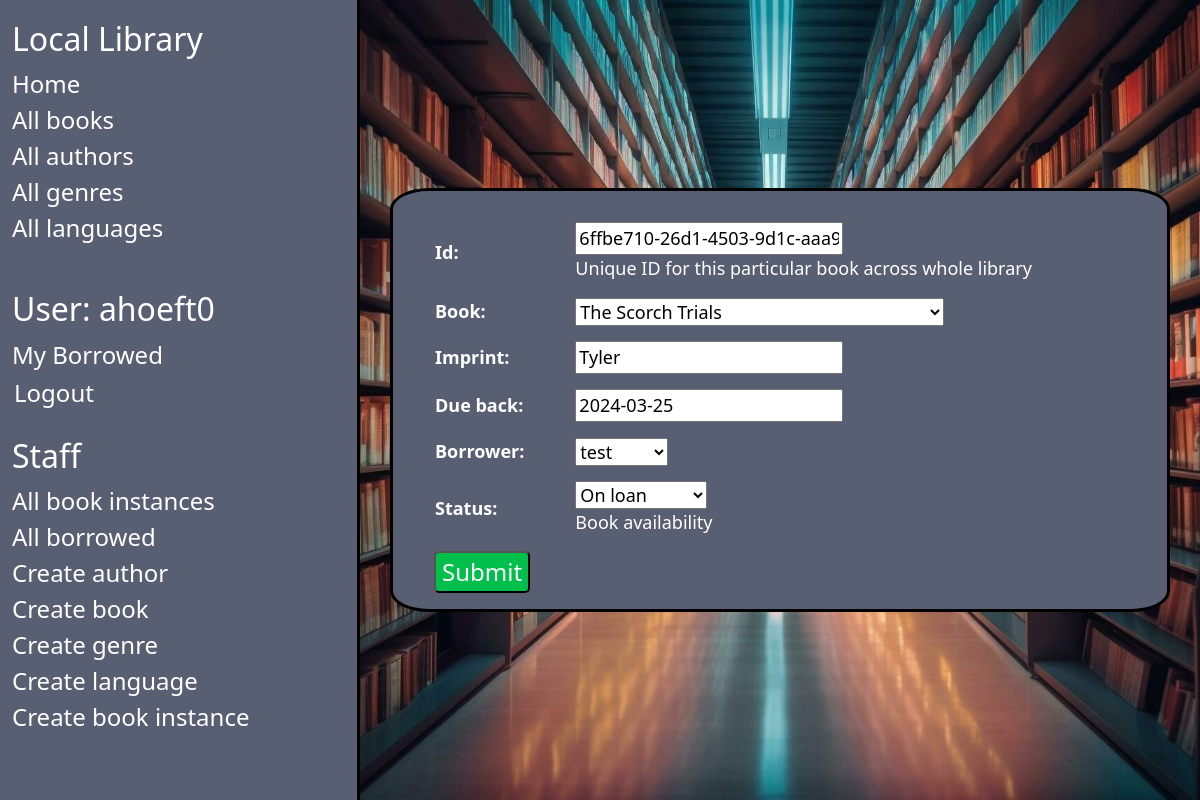
The app's page /catalog/bookinstance/6ffbe710-26d1-4503-9d1c-aaa96637fd39/update/ (signed in), older data.
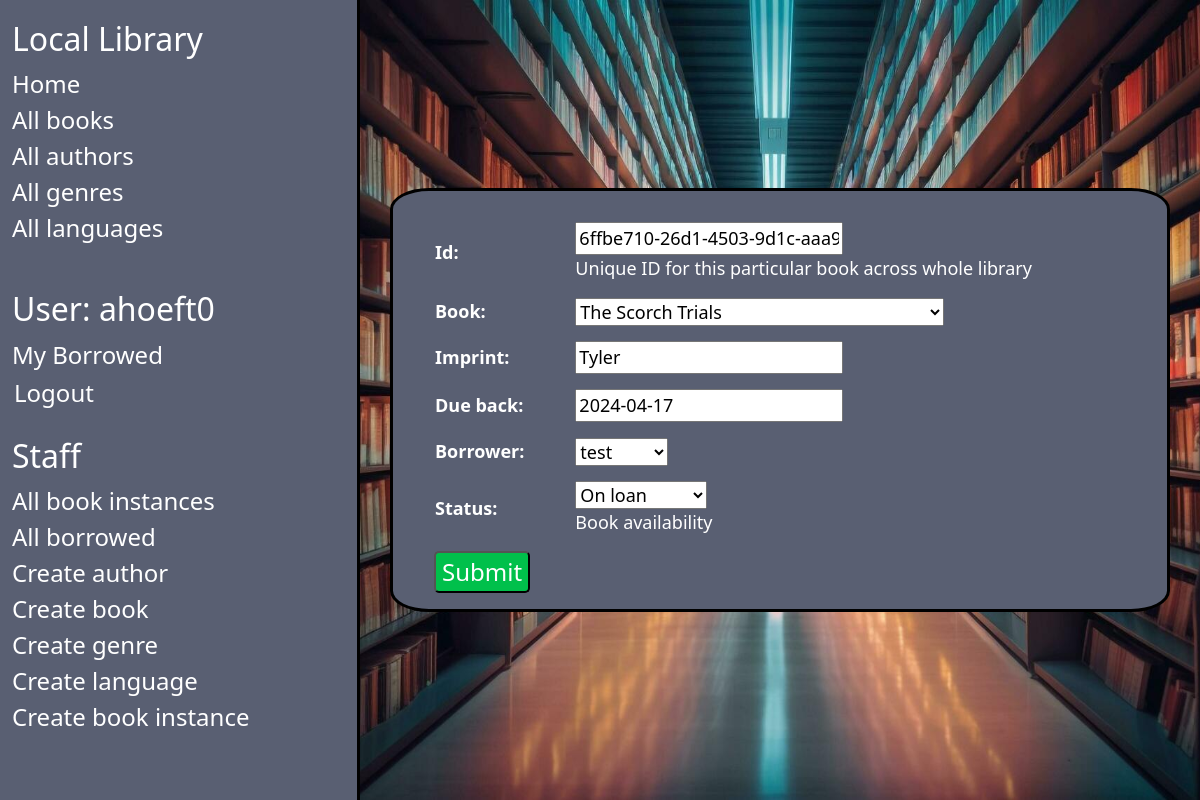
The same page, newer data.
### catalog/models.py (models this page shows, shortened)
class BookInstance(models.Model):
    id = models.UUIDField(primary_key=True, default=uuid.uuid4,
                          help_text="Unique ID for this particular book across whole library")
    book = models.ForeignKey('Book', on_delete=models.RESTRICT, null=True)
    imprint = models.CharField(max_length=200)
    due_back = models.DateField(null=True, blank=True)
    borrower = models.ForeignKey(settings.AUTH_USER_MODEL, on_delete=models.SET_NULL, null=True, blank=True)
    LOAN_STATUS = (
        ('m', 'Maintenance'),
        ('o', 'On loan'),
        ('a', 'Available'),
        ('r', 'Reserved'),
    )
    status = models.CharField(
        max_length=1,
        choices=LOAN_STATUS,
        blank=True,
        default='m',
        help_text='Book availability',
    )
    class Meta:
        ordering = ['due_back']
        permissions = (("can_mark_returned", "Set book as returned"),)

### catalog/views.py (the view)
# urls.py: path('bookinstance/<uuid:pk>/update/', views.BookInstanceUpdate.as_view(), name='bookinstance-update'),
class BookInstanceUpdate(PermissionRequiredMixin, UpdateView):
    model = BookInstance
    fields = '__all__'
    permission_required = 'catalog.change_bookinstance'

### catalog/models.py (called while the page is built)
    def __str__(self):
        return self.title

### catalog/templates/catalog/bookinstance_form.html (shortened to what this page needs)
{% extends "base_generic.html" %}
{% block content %}
<form action="" method="post">
  <table>
    {{ form.as_table }}
  </table>
  <input class="submitButton" type="submit" value="Submit" />
</form>
{% endblock %}

Row changes from the older to the newer data that the page shows:
changed BookInstance "The Scorch Trials": due_back "2024-03-25" → "2024-04-17"
